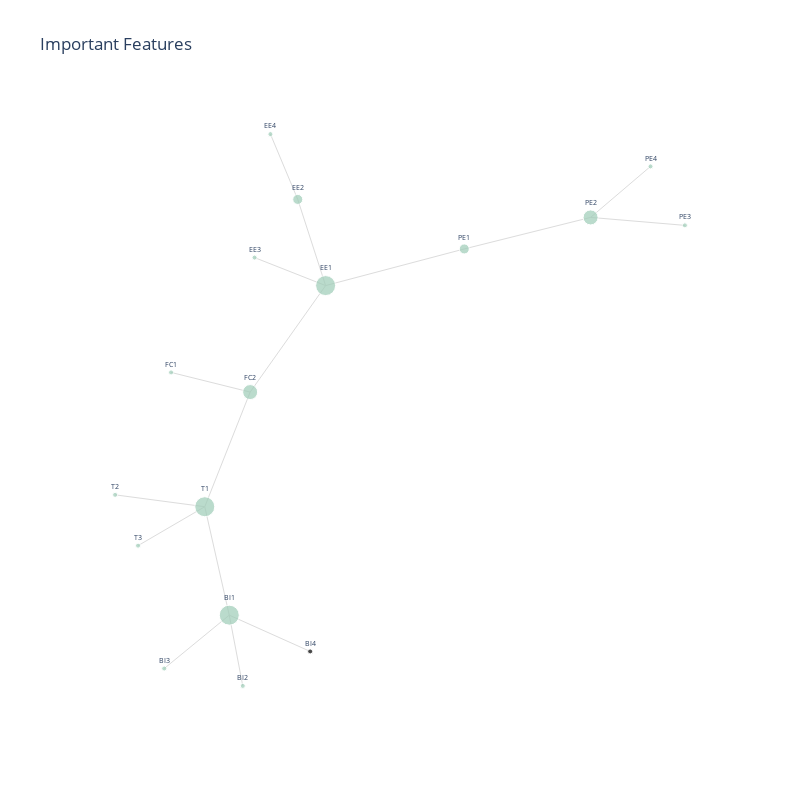

The code cell stored with this chart in its notebook:
### Markdown cell above
## Network Graph

![correlation_based_network.jpg](img/correlation_based_network.jpg)

### Code cell
# Create Pairwise Correlation Matrix
corr_df = pairwise_correlation(df_X, spearmanr)

# "Winner Takes All Method"
threshold = 0.75

# Retain Features where correlation is above threshold
corr_df = corr_df.loc[abs(corr_df["correlation"]) >= threshold]

network_graph(corr_df, "Important Features")

### Figure 1 — Plotly figure (JSON) as saved in the notebook; plotly's stock layout.template omitted (floating-point values rounded to 4 significant figures)
{"data": [{"hoverinfo": "none", "line": {"color": "#DCDCDC", "width": 1}, "mode": "lines", "showlegend": false, "type": "scatter", "x": [0.3493, 0.6459, null, 0.3493, 0.02366, null, 0.6459, 0.8673, null, 0.6459, 0.7867, null, 0.02366, -0.0418, null, 0.02366, -0.1432, null, 0.02366, -0.1536, null, -0.0418, -0.106, null, -0.1536, -0.3393, null, -0.1536, -0.2601, null, -0.2601, -0.4707, null, -0.2601, -0.4168, null, -0.2601, -0.2026, null, -0.2026, -0.1709, null, -0.2026, -0.3554, null, -0.2026, -0.01262, null], "y": [0.4879, 0.5952, null, 0.4879, 0.3631, null, 0.5952, 0.5681, null, 0.5952, 0.7689, null, 0.3631, 0.6565, null, 0.3631, 0.4584, null, 0.3631, 0.0003992, null, 0.6565, 0.8788, null, 0.0003992, 0.06741, null, 0.0003992, -0.3899, null, -0.3899, -0.3494, null, -0.3899, -0.5224, null, -0.3899, -0.7592, null, -0.7592, -1.0, null, -0.7592, -0.9409, null, -0.7592, -0.8828, null]}, {"marker": {"color": ["#9eccb7", "#9eccb7", "#9eccb7", "#9eccb7", "#9eccb7", "#9eccb7", "#9eccb7", "#9eccb7", "#9eccb7", "#9eccb7", "#9eccb7", "#9eccb7", "#9eccb7", "#9eccb7", "#9eccb7", "#9eccb7"], "line": {"width": 1}, "size": [10, 15, 20, 5, 5, 10, 5, 15, 5, 5, 20, 5, 5, 20, 5, 5, 5]}, "mode": "markers+text", "showlegend": false, "text": ["PE1", "PE2", "EE1", "PE3", "PE4", "EE2", "EE3", "FC2", "EE4", "FC1", "T1", "T2", "T3", "BI1", "BI2", "BI3", "BI4"], "textfont": {"size": 7}, "textposition": "top center", "type": "scatter", "x": [0.3493, 0.6459, 0.02366, 0.8673, 0.7867, -0.0418, -0.1432, -0.1536, -0.106, -0.3393, -0.2601, -0.4707, -0.4168, -0.2026, -0.1709, -0.3554, -0.01262], "y": [0.4879, 0.5952, 0.3631, 0.5681, 0.7689, 0.6565, 0.4584, 0.0003992, 0.8788, 0.06741, -0.3899, -0.3494, -0.5224, -0.7592, -1.0, -0.9409, -0.8828]}], "layout": {"autosize": false, "height": 800, "hovermode": "closest", "plot_bgcolor": "#fff", "showlegend": false, "title": {"text": "Important Features"}, "width": 800, "xaxis": {"showgrid": false, "showline": false, "showticklabels": false, "ticks": "", "title": {"font": {"size": 20}, "text": ""}, "zeroline": false}, "yaxis": {"showgrid": false, "showline": false, "showticklabels": false, "ticks": "", "title": {"font": {"size": 20}, "text": ""}, "zeroline": false}}}
